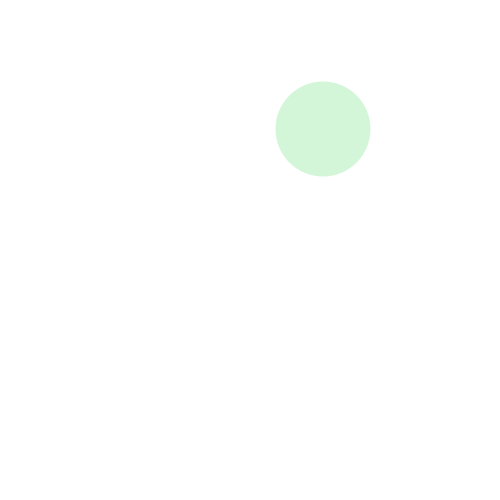
Frame 1 (no input)
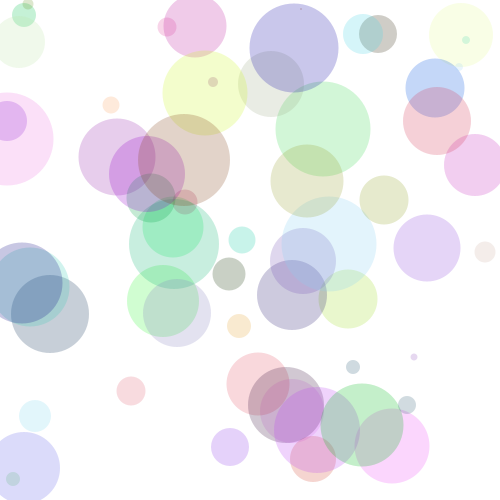
Frame 60 (the mouse pressed at the canvas centre just before this capture)
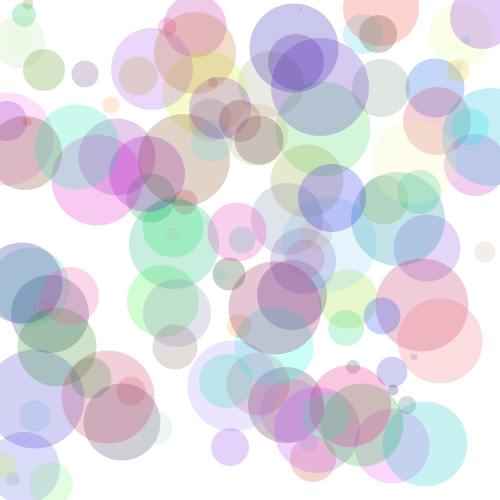
Frame 120 (the mouse held since frame 60 and released just before this capture)

The Processing sketch that drew these frames (run headless with seeded random() and noise(); from frame 60 on, the mouse is pressed at the canvas centre):

// Processing sketch: processing_38611
// ── processing_38611.pde

void setup(){
  size(500,500);
  background(255);
  colorMode(RGB,256);
  noStroke();
  smooth();
  frameRate(15);
}

void draw(){
  
  
  int x = int(random(width));
  int y = int(random(height));
  int sz = int(random(100));
  fill( randomRGBColor() );
  ellipse(x,y,sz,sz);
}

color randomRGBColor(){
  color c = color(random(256),random(256),random(256),60);
  return c;
}
